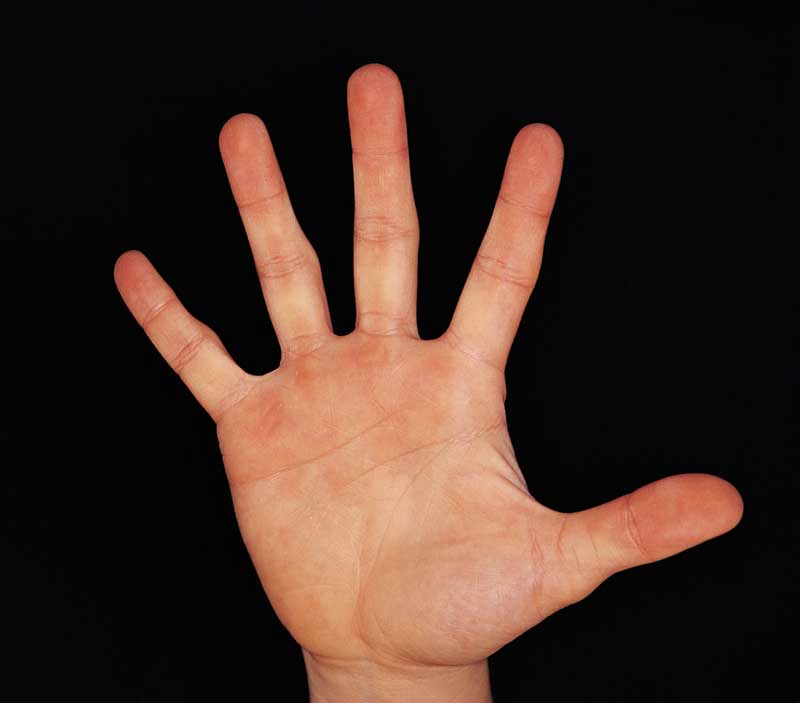
#> input picture Labs/Lab 2/hand.jpg, 800 x 703 px
$ jupyter execute lab2_solution_part1.ipynb
#> lines starting #> are read from the running program, lines starting #| are printed output that depends on the picture; after the words box and inside, x2 and y2 are one past the last pixel; in counts of white or black regions, pixels touching at a corner belong together
[cell 1]
'''
CS585 Image and Video Computing
Lab 2 Part I
--------------
This program introduces the following concepts:
a) Finding objects in a binary image
b) Filtering objects based on size
c) Obtaining information about the objects described by their contours|
--------------
'''

import cv2
import numpy as np
import matplotlib.pyplot as plt

# Global variables
thresh = 128
max_thresh = 255

[cell 2]
# function threshold_callback
# x receives the trackbar position value
def threshold_callback(x, img):
    print("Threshold: ", x)
    # Convert into binary image using thresholding
    # Documentation for threshold: http://docs.opencv.org/modules/imgproc/doc/miscellaneous_transformations.html?highlight=threshold#threshold
    # Example of thresholding: http://docs.opencv.org/doc/tutorials/imgproc/threshold/threshold.html
    _, thres_output = cv2.threshold(img, x, max_thresh, 0)

    # Create Window and display thresholded image
    cv2.namedWindow('Thres')
    cv2.imshow('Thres', thres_output)

    # Find contours
	# Documentation for finding contours: http://docs.opencv.org/modules/imgproc/doc/structural_analysis_and_shape_descriptors.html?highlight=findcontours#findcontours
    contours, hierarchy = cv2.findContours(thres_output, cv2.RETR_TREE, cv2.CHAIN_APPROX_SIMPLE)
    print("The number of contours detected is: ", len(contours))

    contour_output = cv2.cvtColor(np.zeros(np.shape(thres_output), dtype='uint8'), cv2.COLOR_GRAY2BGR)

    if (len(contours) > 0):
        # Find largest contour
        max_id = max(enumerate(contours), key=lambda x : cv2.contourArea(x[1]))[0]
        max_size = cv2.contourArea(contours[max_id])
        boundrec = cv2.boundingRect(contours[max_id])

        # Draw contours(ONLY the biggest one is drawn)
	    # Documentation for drawing contours: http://docs.opencv.org/modules/imgproc/doc/structural_analysis_and_shape_descriptors.html?highlight=drawcontours#drawcontours
        cv2.drawContours(contour_output, contours, max_id, (255, 0, 0), cv2.FILLED, 8)
        cv2.drawContours(contour_output, contours, max_id, (0, 0, 255), 2, 8)
        #cv2.drawContours(contour_output, contours, -1, (255, 0, 0), cv2.FILLED, 8)
        #cv2.drawContours(contour_output, contours, -1, (0, 0, 255), 2, 8)
        # Documentation for drawing rectangle: http://docs.opencv.org/modules/core/doc/drawing_functions.html
        cv2.rectangle(contour_output, boundrec, (0, 255, 0), 1, 8, 0)

        print("The area of the largest contour detected is: ",  cv2.contourArea(contours[max_id]))
        print("-----------------------------")

        # Show in a window
        cv2.namedWindow("Contours", cv2.WINDOW_AUTOSIZE)
        cv2.imshow("Contours", contour_output)
        # [4 lines of commented-out code are left out]

[cell 3]
# Load source image and convert it to gray
src = cv2.imread("hand.jpg", cv2.IMREAD_COLOR)
#> src is the input picture: shape (703, 800, 3); mean B, G, R 35.3, 44, 64.1

# Create Window and display source image
cv2.namedWindow('Source')
cv2.imshow('Source', src)

# Convert image to gray
# Documentation for cvtColor: http://docs.opencv.org/modules/imgproc/doc/miscellaneous_transformations.html
src_gray = cv2.cvtColor(src, cv2.COLOR_BGR2GRAY)
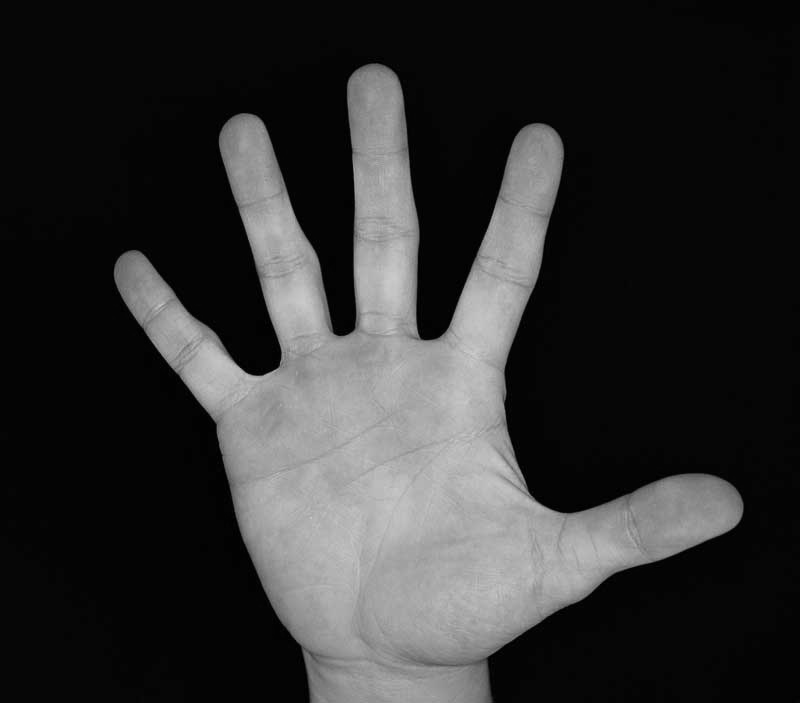
#> src_gray: shape (703, 800); min 0, max 205, mean 49

# Blur the image
# Documentation for blur: http://docs.opencv.org/modules/imgproc/doc/filtering.html?highlight=blur#blur
src_blur = cv2.blur(src_gray, (3, 3))

# Create Trackbar
# Documentation for createTrackbar: http://docs.opencv.org/modules/highgui/doc/user_interface.html?highlight=createtrackbar#createtrackbar
# Example of adding a trackbar: http://docs.opencv.org/doc/tutorials/highgui/trackbar/trackbar.html
cv2.createTrackbar("Threshold:", "Source", thresh, max_thresh, lambda x: threshold_callback(x, src_blur))
#> in threshold_callback, `_, thres_output = cv2.threshold(img, x, max_thresh, 0)`:
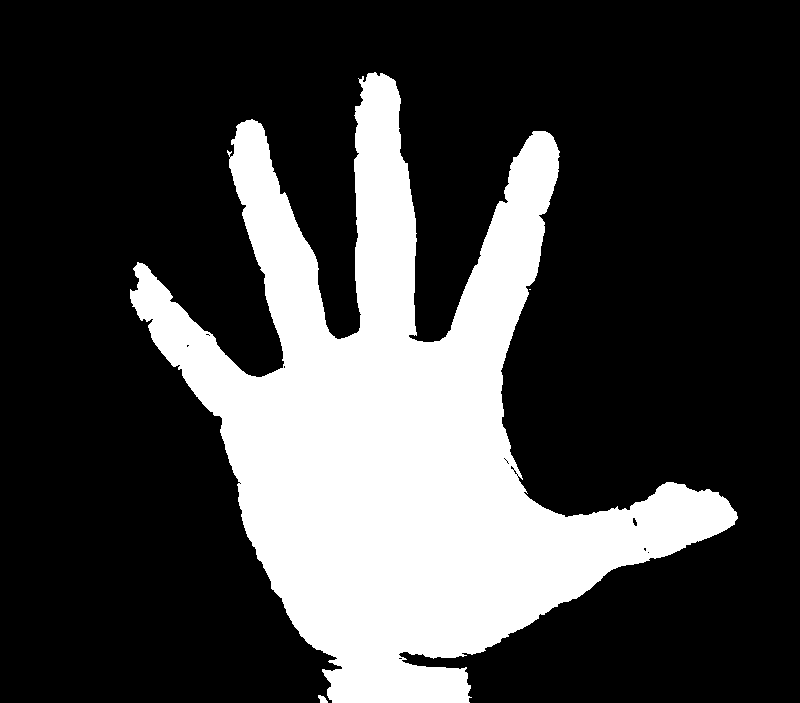
#> thres_output: shape (703, 800); 25.8% white; 3 white regions (1 under 20 px)
#> in threshold_callback, `contours, hierarchy = cv2.findContours(thres_output, cv2.RETR_TREE, cv..`: contours = 20 contours, 17 with area under 20; largest, box (x1, y1, x2, y2) and area: (130, 72, 738, 703) 143160, (318, 695, 328, 703) 38, (632, 517, 638, 527) 31
#| The number of contours detected is:  20
#> in threshold_callback, `contour_output = cv2.cvtColor(np.zeros(np.shape(thres_output), dtype='..`: contour_output: shape (703, 800, 3); every value is 0
#> in threshold_callback, `max_id = max(enumerate(contours), key=lambda x : cv2.contourArea(x[1])..`: max_id = 2
#> in threshold_callback, `max_size = cv2.contourArea(contours[max_id])`: max_size = 143160
#> in threshold_callback, `boundrec = cv2.boundingRect(contours[max_id])`: boundrec = (130, 72, 608, 631)
#> in threshold_callback, `cv2.drawContours(contour_output, contours, max_id, (255, 0, 0), cv2.FI..`:
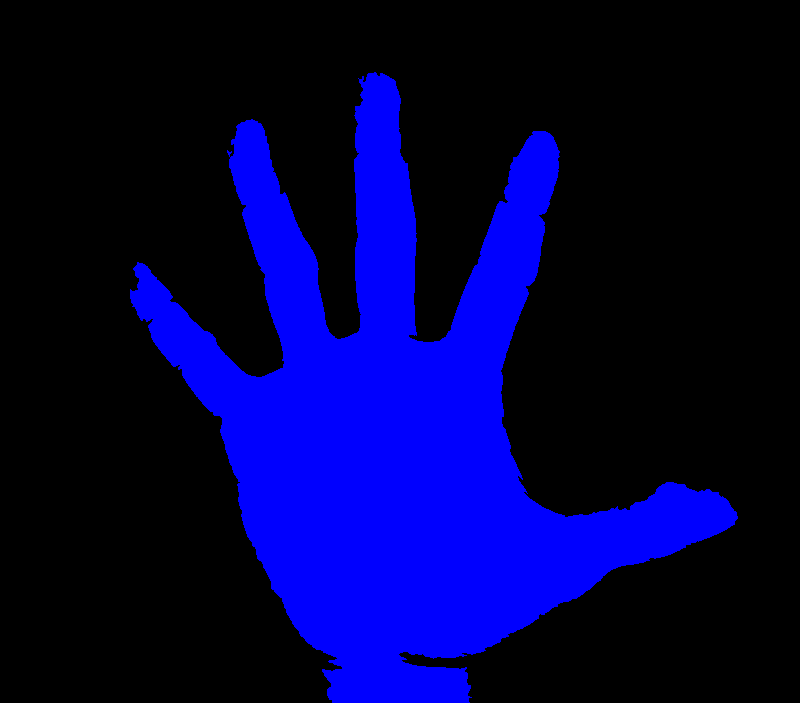
#> contour_output: shape (703, 800, 3); mean B, G, R 65.7, 0, 0
#> in threshold_callback, `cv2.rectangle(contour_output, boundrec, (0, 255, 0), 1, 8, 0)`:
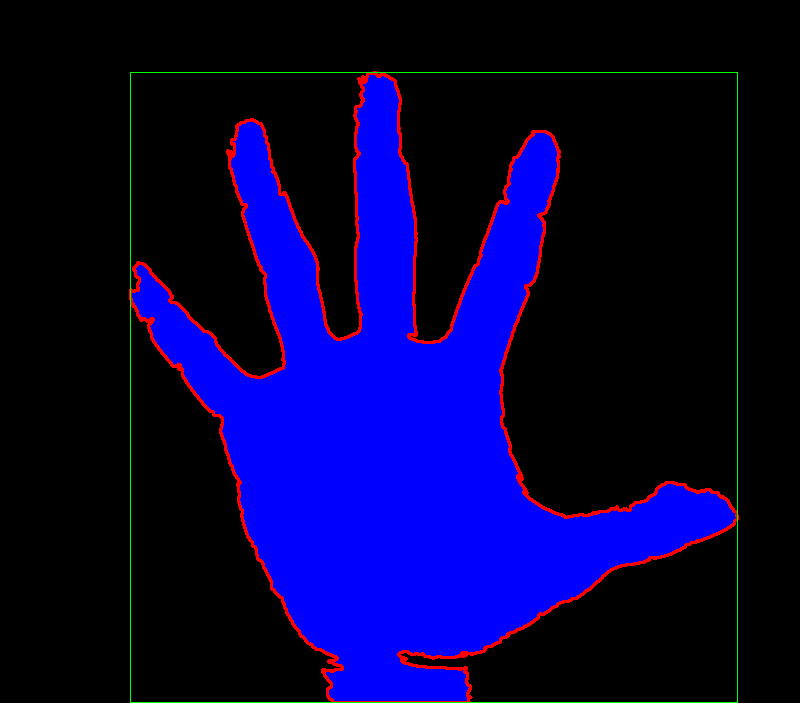
#> contour_output: shape (703, 800, 3); mean B, G, R 62.2, 1.1, 5.4
#| The area of the largest contour detected is:  143160.0

# Wait until keypress
cv2.waitKey(0)
cv2.destroyAllWindows()

$ run again, with Labs/Lab 2/blob.png saved as Labs/Lab 2/hand.jpg
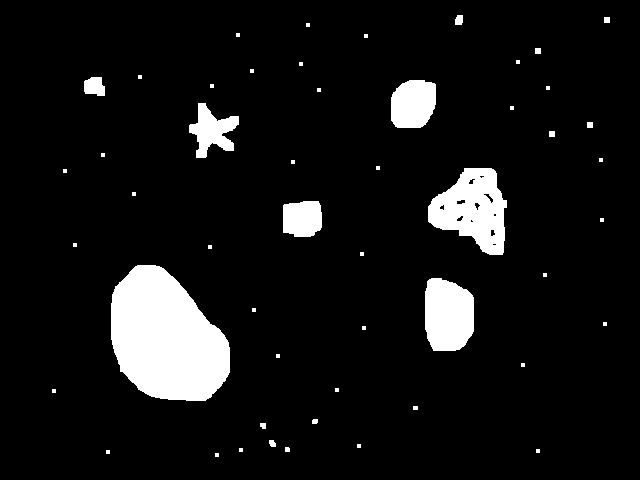
#> input picture Labs/Lab 2/blob.png, 640 x 480 px
#> src is the input picture: shape (480, 640, 3); min 0, max 255, mean 20.8
#> in threshold_callback, `_, thres_output = cv2.threshold(img, x, max_thresh, 0)`:
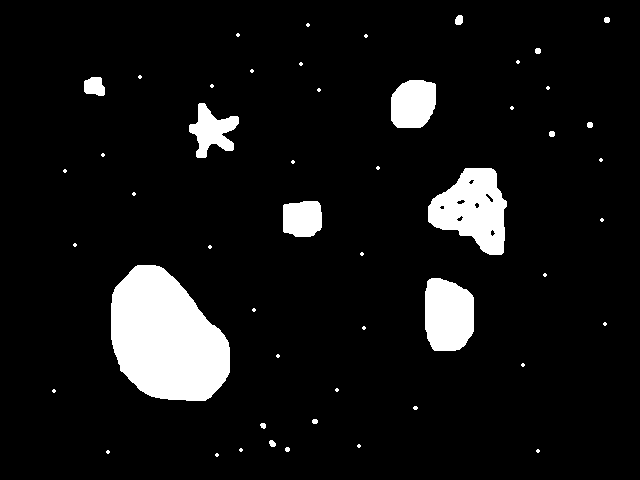
#> thres_output: shape (480, 640); 8.1% white; 51 white regions (35 under 20 px)
#> contours = 58 contours, 40 with area under 20; largest, box (x1, y1, x2, y2) and area: (111, 265, 230, 401) 11694, (428, 168, 507, 255) 4339, (425, 278, 474, 351) 2975, (391, 80, 436, 128) 1778, (189, 103, 239, 158) 1310
#| The number of contours detected is:  58
#> max_id = 19
#> max_size = 11693.5
#> boundrec = (111, 265, 119, 136)
#> in threshold_callback, `cv2.rectangle(contour_output, boundrec, (0, 255, 0), 1, 8, 0)`:
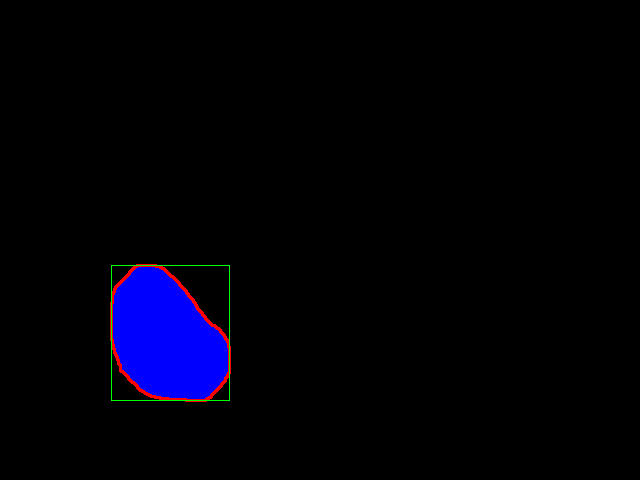
#> contour_output: shape (480, 640, 3); mean B, G, R 9.1, 0.4, 1
#| The area of the largest contour detected is:  11693.5
